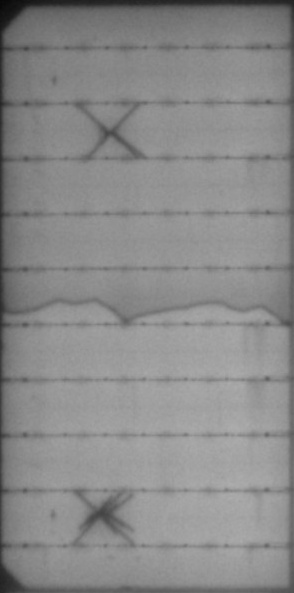
#> input picture object_detection/solar_panle_2.jpg, 294 x 593 px, found by its file name
$ jupyter execute --allow-errors Histogram_and_equalization.ipynb
#> lines starting #> are read from the running program, lines starting #| are printed output that depends on the picture
Histogram and its Equalization

[cell 1]
import cv2
import matplotlib.pyplot as plt
import numpy as np

Image1

[cell 2]
img = cv2.imread('solar_panle_2.jpg', 1)
#> img is the input picture: shape (593, 294, 3); min 7, max 173, mean 137.7
#img = img.astype(np.uint8)  # Convert to uint8
plt.imshow(img)
print(img.shape)
#| (593, 294, 3)

[cell 3]
#Converting image to LAB Color so CLAHE can be applied to the luminance channel
lab_img= cv2.cvtColor(img, cv2.COLOR_BGR2LAB)
#> lab_img: shape (593, 294, 3); mean of channels 0, 1, 2 146, 128, 128
plt.imshow(lab_img)

[cell 4]
#Splitting the LAB image to L, A and B channels, respectively
l, a, b = cv2.split(lab_img)
#> a: shape (593, 294); every value is 128

[cell 5]
#Apply histogram equalization to the L channel
equ = cv2.equalizeHist(l)
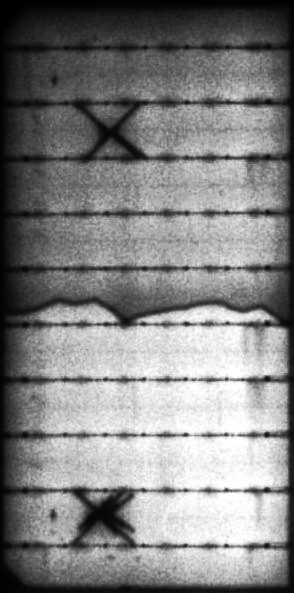
#> equ: shape (593, 294); min 0, max 255, mean 130
plt.hist(equ.flat, bins=100, range=(0,255))
plt.show()
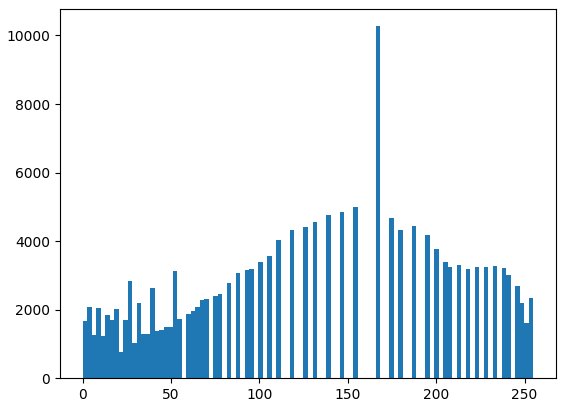
#> figure drawn by matplotlib, 1 panel; tallest bar 10271 high, from x = 165.8 to 168.3

[cell 6]
#Combine the Hist. equalized L-channel back with A and B channels
updated_lab_img1 = cv2.merge((equ,a,b))
#> updated_lab_img1: shape (593, 294, 3); mean of channels 0, 1, 2 130, 128, 128

[cell 7]
#Convert LAB image back to color (RGB)
hist_eq_img = cv2.cvtColor(updated_lab_img1, cv2.COLOR_LAB2BGR)

[cell 8]
#Apply CLAHE to L channel
clahe = cv2.createCLAHE(clipLimit=3.0, tileGridSize=(8,8))
clahe_img = clahe.apply(l)
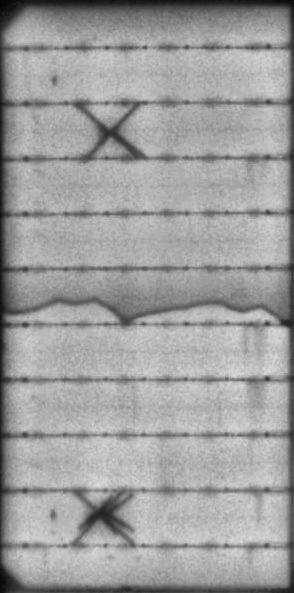
#> clahe_img: shape (593, 294); min 2, max 219, mean 158.5
plt.hist(clahe_img.flat, bins=100, range=(0,255))
plt.show()
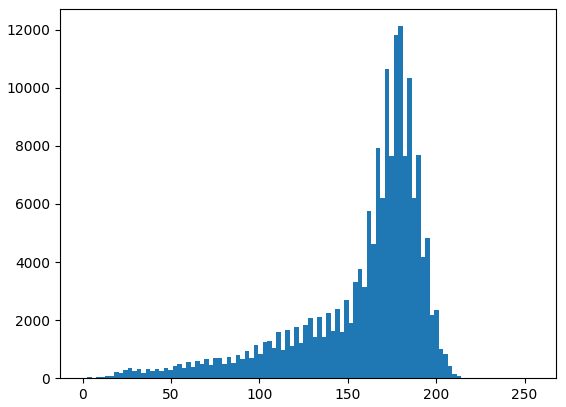
#> figure drawn by matplotlib, 1 panel; tallest bar 12118 high, from x = 178.5 to 181

[cell 9]
#Combine the CLAHE enhanced L-channel back with A and B channels
updated_lab_img2 = cv2.merge((clahe_img,a,b))
#> updated_lab_img2: shape (593, 294, 3); mean of channels 0, 1, 2 158.5, 128, 128

[cell 10]
#Convert LAB image back to color (RGB)
CLAHE_img = cv2.cvtColor(updated_lab_img2, cv2.COLOR_LAB2BGR)

[cell 11]
plt.figure(figsize=(12,10))
plt.subplot(3,3,1)
plt.title('Original Image')
plt.imshow(img)

plt.subplot(3,3,2)
plt.title('Hist_eq_image')
plt.imshow(hist_eq_img)

plt.subplot(3,3,3)
plt.title('CLAHE_image')
plt.imshow(CLAHE_img)

plt.subplot(3,3,4)
plt.title('Histogram equ')
plt.hist(equ.flat, bins=100, range=(0,255))

plt.subplot(3,3,5)
plt.title('updated_lab_img2')
plt.imshow(updated_lab_img1)

plt.subplot(3,3,6)
plt.title('updated_lab_img2')
plt.imshow(updated_lab_img2)

plt.savefig('Hist_eq_out1.png')
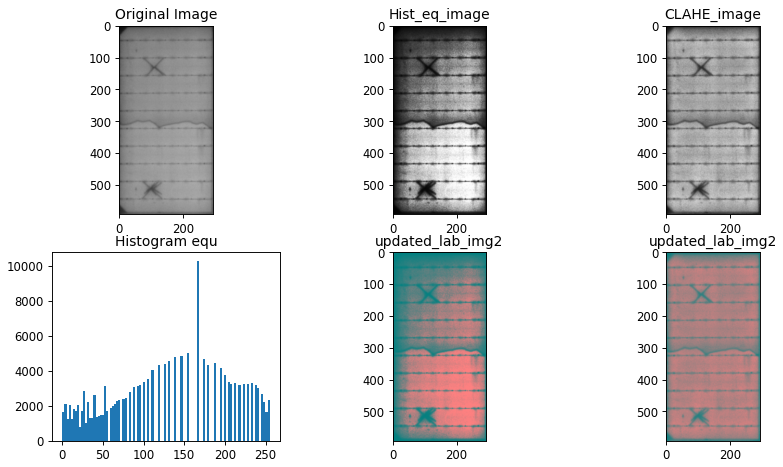
#> figure drawn by matplotlib, 6 panels; B, G, R data is drawn as R, G, B; panel 4: tallest bar 10271 high, from x = 165.8 to 168.3
plt.show()

$ run again, with object_detection/Kalpana_Chawla.jpg copied over object_detection/solar_panle_2.jpg
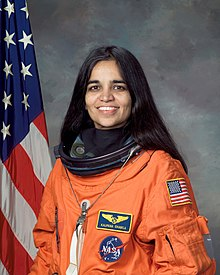
#> input picture object_detection/Kalpana_Chawla.jpg, 220 x 275 px, found by its file name
#> img is the input picture: shape (275, 220, 3); mean B, G, R 82, 89.2, 126.5
#| (275, 220, 3)
#> lab_img: shape (275, 220, 3); mean of channels 0, 1, 2 107.3, 143.2, 139
#> updated_lab_img1: shape (275, 220, 3); mean of channels 0, 1, 2 127.8, 143.2, 139
#> `plt.show()`:
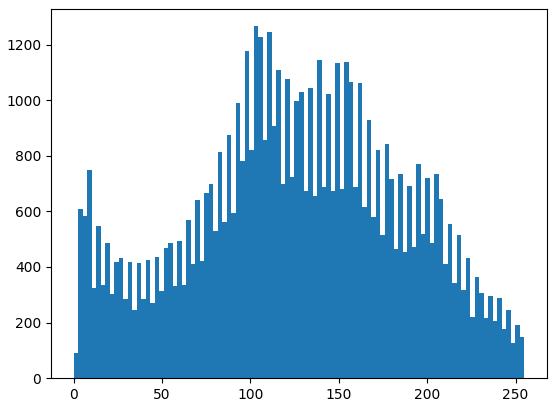
#> figure drawn by matplotlib, 1 panel; tallest bar 1266 high, from x = 102 to 104.5
#> updated_lab_img2: shape (275, 220, 3); mean of channels 0, 1, 2 125.6, 143.2, 139
#> `CLAHE_img = cv2.cvtColor(updated_lab_img2, cv2.COLOR_LAB2BGR)`:
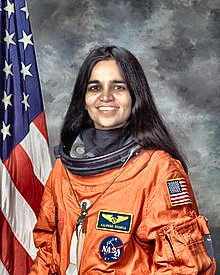
#> CLAHE_img: shape (275, 220, 3); mean B, G, R 100.6, 107.6, 141.7

$ run again, with object_detection/Rohit-Sharma.jpg copied over object_detection/solar_panle_2.jpg
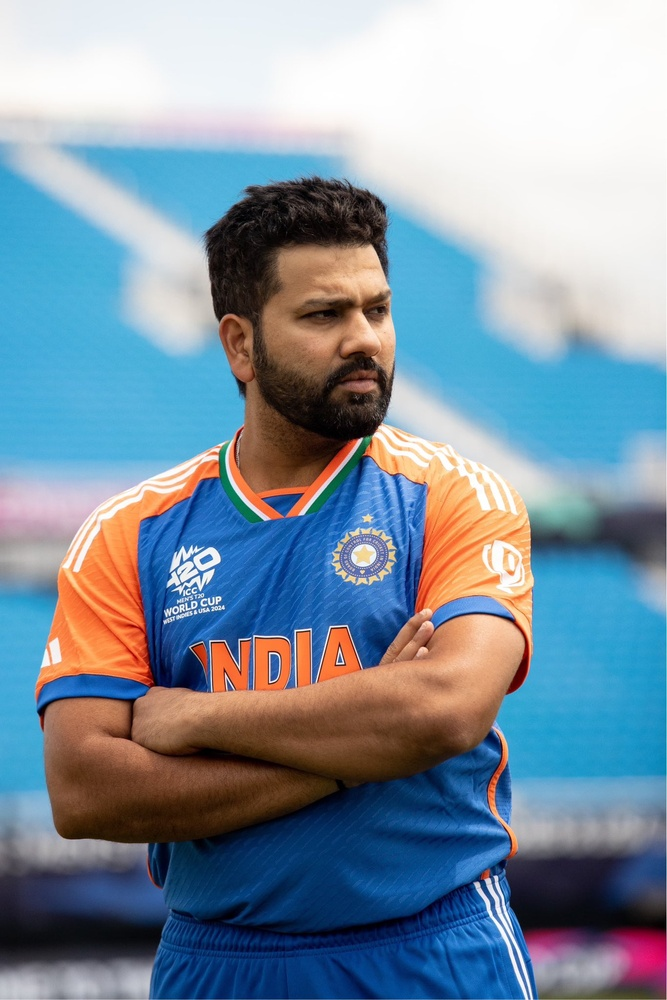
#> input picture object_detection/Rohit-Sharma.jpg, 667 x 1000 px, shrunk from 1366 x 2048 before the run, found by its file name
#> img is the input picture: shape (1000, 667, 3); mean B, G, R 161.1, 145.7, 127.4
#| (1000, 667, 3)
#> lab_img: shape (1000, 667, 3); mean of channels 0, 1, 2 151.8, 130.7, 119.3
#> updated_lab_img1: shape (1000, 667, 3); mean of channels 0, 1, 2 128.4, 130.7, 119.3
#> `plt.show()`:
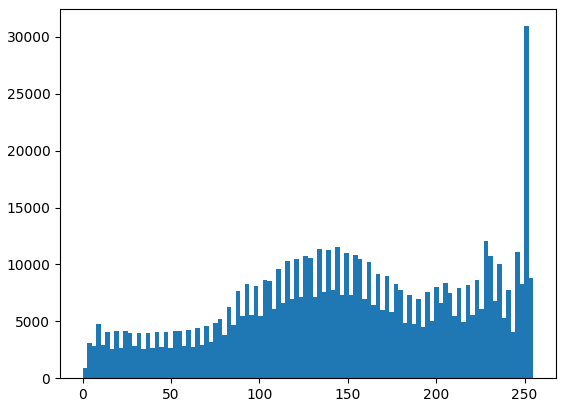
#> figure drawn by matplotlib, 1 panel; tallest bar 30943 high, from x = 249.9 to 252.4
#> updated_lab_img2: shape (1000, 667, 3); mean of channels 0, 1, 2 149.7, 130.7, 119.3
#> `CLAHE_img = cv2.cvtColor(updated_lab_img2, cv2.COLOR_LAB2BGR)`:
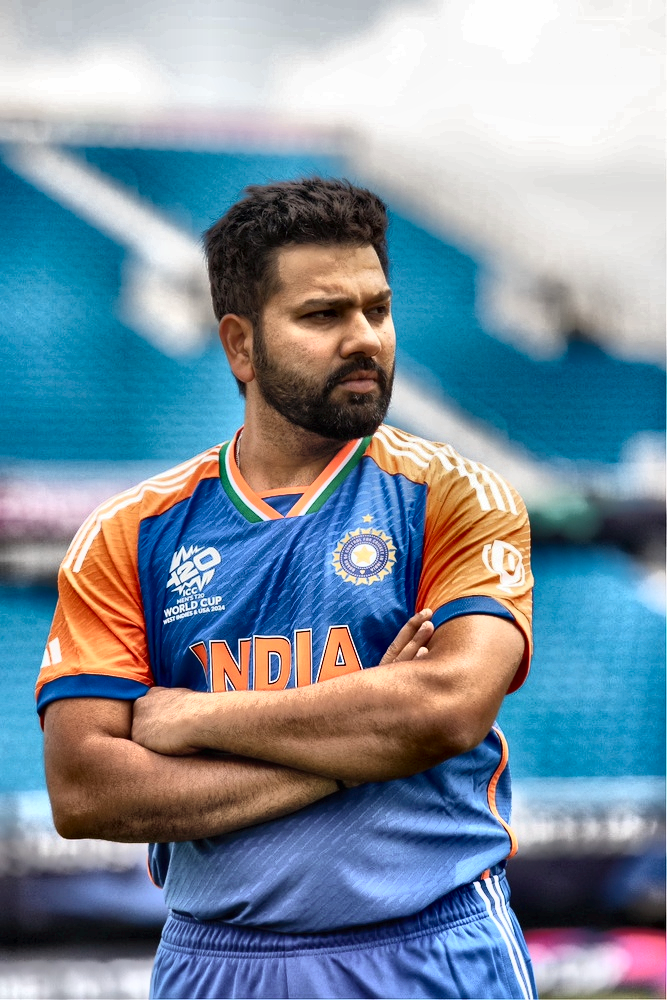
#> CLAHE_img: shape (1000, 667, 3); mean B, G, R 158.3, 143, 124.6
